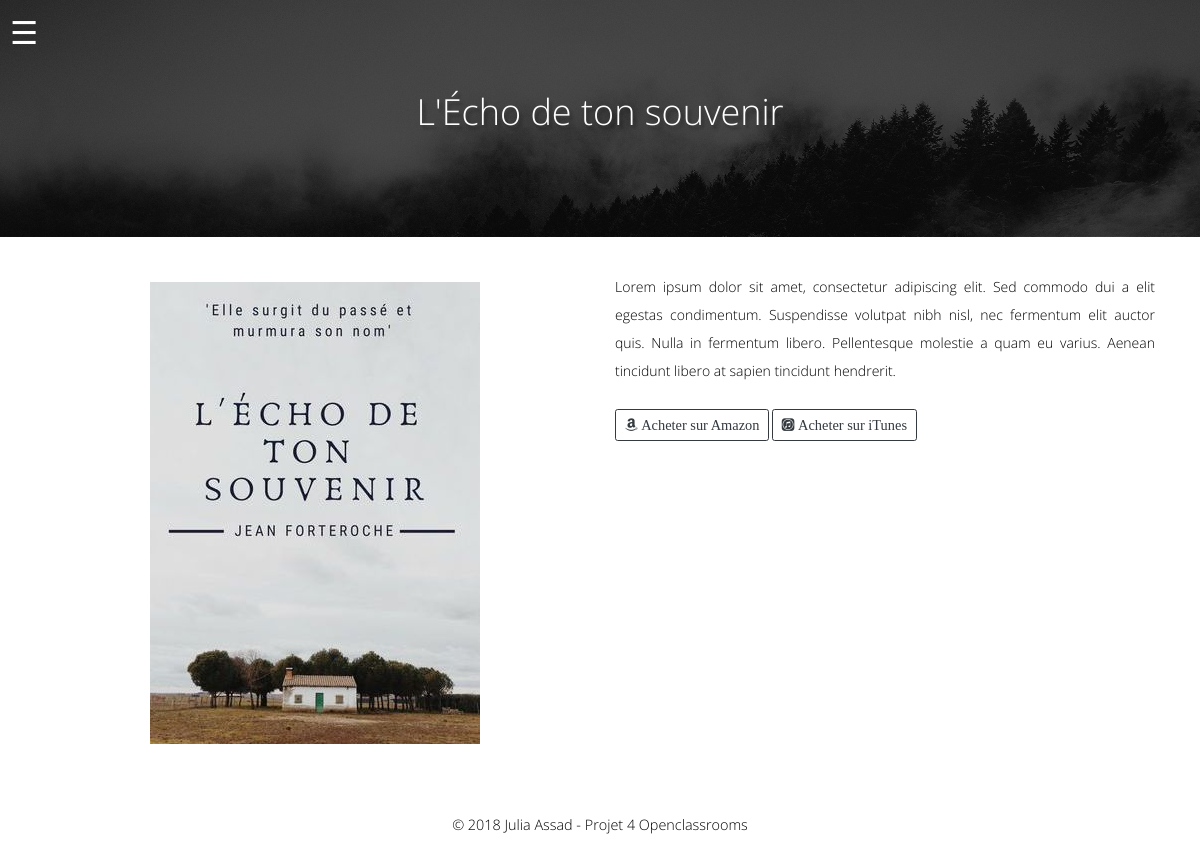
The app's page /livres/2 with its own data.
### tables this page shows
CREATE TABLE `books` (
  `id` int(11) NOT NULL,
  `title` varchar(255) NOT NULL,
  `summary` text NOT NULL,
  `genre` varchar(11) NOT NULL,
  `image` varchar(255) NOT NULL
);

### app/libraries/core.php (called while the page is built, shortened)
<?php
class Core
{
 protected $currentMethod = 'Index';
 public function __construct()
 {
  $url = $this->getUrl();
  if (file_exists('../app/controllers/' . ucwords($url[0]) . '.php')) {
   unset($url[0]);
  }
  $this->currentController = new $this->currentController;
  $this->params = $url ? array_values($url) : [];
  call_user_func_array([$this->currentController, $this->currentMethod], $this->params);
 }
 public function getUrl()
 {
  if (isset($_GET['url'])) {
   $url = rtrim($_GET['url'], '/');
   $url = filter_var($url, FILTER_SANITIZE_URL);
   $url = explode('/', $url);
   return $url;
  }
 }
}

### public/index.php (called while the page is built, shortened)
<?php
$init = new Core;

### app/libraries/database.php (called while the page is built, shortened)
<?php
class Database
{
 private $host = DB_HOST;
 private $user = DB_USER;
 private $pass = DB_PASS;
 private $dbname = DB_NAME;
 private $dbh;
 private $stmt;
 public function __construct()
 {
  $dsn = 'mysql:host=' . $this->host . ';dbname=' . $this->dbname;
  $options = array(
   PDO::ATTR_PERSISTENT => true,
   PDO::ATTR_ERRMODE => PDO::ERRMODE_EXCEPTION,
  );
  try {
   $this->dbh = new PDO($dsn, $this->user, $this->pass, $options);
  } catch (PDOException $e) {
   $this->error = $e->getMessage();
   echo $this->error;
  }}
 public function query($sql)
 {
  $this->stmt = $this->dbh->prepare($sql);
 }
 public function bind($param, $value, $type = null)
 {
  if (is_null($type)) {
   switch (true) {
    default:
     $type = PDO::PARAM_STR;
   }
  }
  $this->stmt->bindValue($param, $value, $type);
 }
 public function execute()
 {
  return $this->stmt->execute();
 }
 public function single()
 {
  $this->execute();
  return $this->stmt->fetch(PDO::FETCH_OBJ);
 }
}

### app/models/AdminBook.php (called while the page is built, shortened)
<?php
class AdminBook
{
 private $db;
 public function __construct()
 {
  $this->db = new Database;
 }
 public function getBooks()
 {
  $this->db->query('SELECT * FROM books');
  $results = $this->db->resultSet();
  return $results;
 }
 public function getBookById($id)
 {
  $this->db->query('SELECT * FROM books WHERE id = :id');
  $this->db->bind(':id', $id);
  $row = $this->db->single();
  return $row;
 }
}

### app/views/pages/livre.php (the view, shortened to what this page needs)
<?php require APPROOT . '/views/inc/header.php';?>
<body class="page-template">
  <div id="container">
    <div class="page-banner">
      <button class="menu-btn">&#9776;</button>
      <div class="container">
        <div class="d-flex justify-content-center align-items-center">
          <h2 class="page-title text-center"><?php echo $data['book']->title; ?></h2>
        </div>
      </div>
    </div>
  </div>
  <div class="book_single">
    <div class="container">
      <div class="row">
        <div class="col-sm-6">
          <figure class="text-center">
            <img class="img-fluid p-3" src="<?php echo URLROOT; ?>/uploads/<?php echo $data['book']->image; ?>" alt="">
          </figure>
        </div>
        <div class="col-sm-6">
          <?php echo $data['book']->summary; ?>
          <?php if ($data['book']->title == "Un Billet Simple pour l'Alaska"): ?>
          <a href="<?php echo URLROOT; ?>/Chapitres" class='btn btn-outline-dark mt-3'>
          <i class="fab fa-readme"> Lire les Chapitres</i>
          </a>
          <?php else: ?>
          <a href="" class="btn btn-outline-dark btn-lg mt-3">
            <i class="fab fa-amazon"> Acheter sur Amazon</i>
          </a>
          <a href="#" class='btn btn-outline-dark btn-lg mt-3'>
            <i class="fab fa-itunes"> Acheter sur iTunes</i>
          </a>
          <?php endif;?>
        </div>
      </div>
    </div>
  </div>
  <?php require APPROOT . '/views/inc/footer.php';?>

### records on screen
books: title "L'Écho de ton souvenir", image (picture), summary "Lorem ipsum dolor sit amet, consectetur adipiscing elit. Sed commodo dui a elit egestas condimentum. Suspendisse volutpat nibh nisl, nec fermentum elit auctor quis. Nulla in fermentum libero. Pellentesque molestie a quam eu varius. Aenean tincidunt libero at sapien tincidunt hendrerit."
